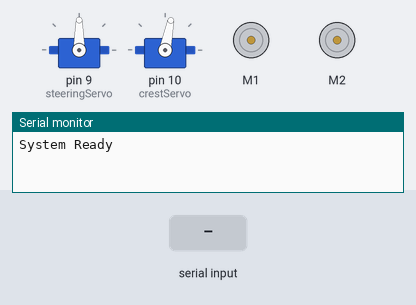
This sketch was run on a simulated Arduino Uno, built with avr-gcc and run on an emulated ATmega328P. Parts: 2 × servo, 2 × DC motor (green arrow = forward, orange = backward, longer = faster), the last lines printed to the serial monitor. Inputs (shaded band) come from the test bench.

Above: at 1.2 s.
1.3 s: "30,150\n" received over Serial
At 1.65 s:
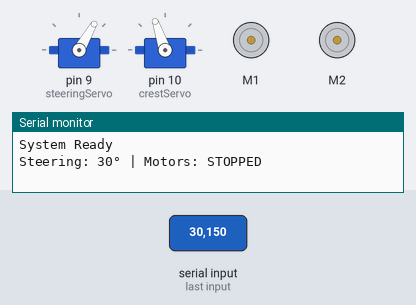
4.3 s: "90,45\n" received over Serial
At 4.96 s:
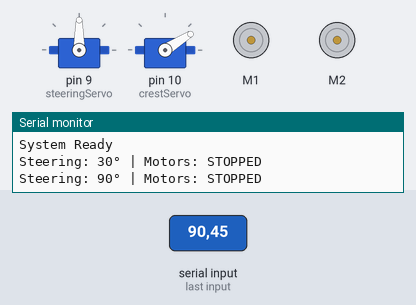
7.3 s: "1,90\n" received over Serial
At 7.68 s:
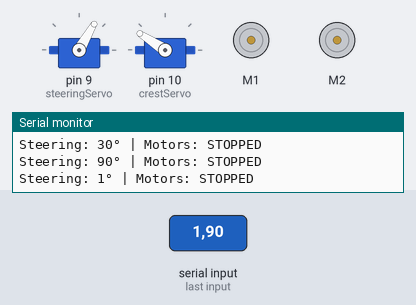
10.3 s: "90,45\n" received over Serial
At 10.69 s:
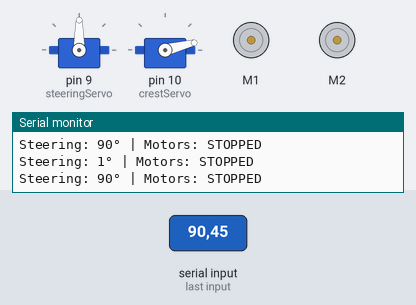
13.3 s: "1,90,45\n" received over Serial
At 13.7 s:
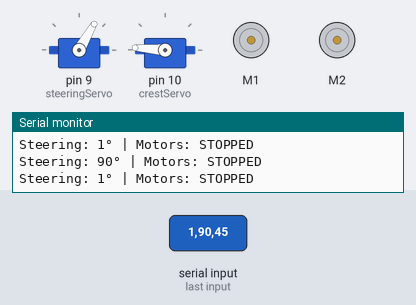
Timing chart, 0 to 17.3 s (numbered marks = the images above; inputs shaded):
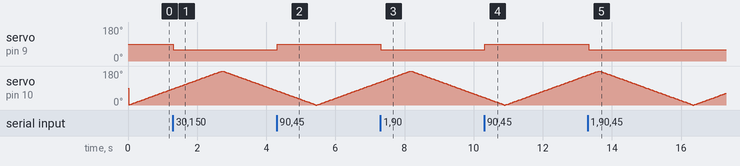

The sketch:

arduinoCode.ino
```cpp
#include <Servo.h>
#include <AFMotor.h>

Servo steeringServo;
Servo crestServo;
AF_DCMotor rightMotor(1, MOTOR34_8KHZ);
AF_DCMotor leftMotor(2, MOTOR34_8KHZ);


int currentCrestPos = 0;
int crestDirection = 1;
unsigned long previousCrestMillis = 0;
int stepDelay = 15;

void setup() {
  Serial.begin(9600);
  steeringServo.attach(9);
  crestServo.attach(10);

  rightMotor.run(RELEASE);
  leftMotor.run(RELEASE);
  rightMotor.setSpeed(200);
  leftMotor.setSpeed(200);

  Serial.println("System Ready");
}

void loop() {
  // Handle serial input and control motors/steering
  if (Serial.available() > 0) {
    String data = Serial.readStringUntil('\n');
    data.trim();

    int commaIndex = data.indexOf(',');
    if (commaIndex > 0 && data.length() > commaIndex+1) {
      String angleStr = data.substring(0, commaIndex);
      String cmdStr = data.substring(commaIndex + 1);

      if (angleStr.length() > 0 && cmdStr.length() > 0) {
        int angle = angleStr.toInt();
        int motorCommand = cmdStr.toInt();

        steeringServo.write(constrain(angle, 60, 110));

        uint8_t motorState = (motorCommand == 1) ? BACKWARD : RELEASE;
        rightMotor.setSpeed(200);  // Refresh speed
        leftMotor.setSpeed(200);
        rightMotor.run(motorState);
        leftMotor.run(motorState);

        Serial.print("Steering: ");
        Serial.print(angle);
        Serial.print("° | Motors: ");
        Serial.println(motorState == FORWARD ? "RUNNING" : "STOPPED");
      }
    }
  }

  unsigned long currentMillis = millis();
  if (currentMillis - previousCrestMillis >= stepDelay) {
    previousCrestMillis = currentMillis;

    currentCrestPos += crestDirection;

    // Reverse direction at limits and clamp position
    if (currentCrestPos > 180) {
      currentCrestPos = 180;
      crestDirection = -1;
    } else if (currentCrestPos < 0) {
      currentCrestPos = 0;
      crestDirection = 1;
    }

    crestServo.write(currentCrestPos);
  }
}
```

Measured:
- after the input at 1.3 s, servo on pin 9 (steeringServo): 90° → 60° at once
- after the input at 4.3 s, servo on pin 9 (steeringServo): 60° → 90° at once
- after the input at 7.3 s, servo on pin 9 (steeringServo): 90° → 60° at once
- after the input at 10.3 s, servo on pin 9 (steeringServo): 60° → 90° at once
- after the input at 13.3 s, servo on pin 9 (steeringServo): 90° → 60° at once
